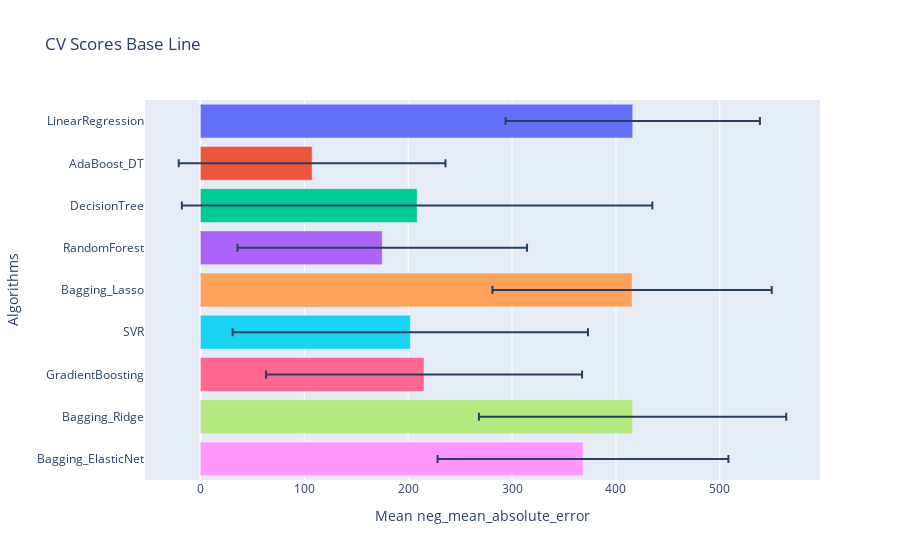

This figure's notebook cell:
### Code cell
gp.crossval_models(x_train,y_train,10,lista_estimadores,"neg_mean_absolute_error")

### Figure 1 — Plotly figure (JSON) as saved in the notebook; plotly's stock layout.template omitted (floating-point values rounded to 4 significant figures)
{"data": [{"alignmentgroup": "True", "error_x": {"array": [122.4]}, "hovertemplate": "Algorithms=%{y}<br>Mean neg_mean_absolute_error=%{x}<extra></extra>", "legendgroup": "LinearRegression", "marker": {"color": "#636efa", "pattern": {"shape": ""}}, "name": "LinearRegression", "offsetgroup": "LinearRegression", "orientation": "h", "showlegend": true, "textposition": "auto", "type": "bar", "x": [416.2], "xaxis": "x", "y": ["LinearRegression"], "yaxis": "y"}, {"alignmentgroup": "True", "error_x": {"array": [128.4]}, "hovertemplate": "Algorithms=%{y}<br>Mean neg_mean_absolute_error=%{x}<extra></extra>", "legendgroup": "AdaBoost_DT", "marker": {"color": "#EF553B", "pattern": {"shape": ""}}, "name": "AdaBoost_DT", "offsetgroup": "AdaBoost_DT", "orientation": "h", "showlegend": true, "textposition": "auto", "type": "bar", "x": [107.5], "xaxis": "x", "y": ["AdaBoost_DT"], "yaxis": "y"}, {"alignmentgroup": "True", "error_x": {"array": [226.5]}, "hovertemplate": "Algorithms=%{y}<br>Mean neg_mean_absolute_error=%{x}<extra></extra>", "legendgroup": "DecisionTree", "marker": {"color": "#00cc96", "pattern": {"shape": ""}}, "name": "DecisionTree", "offsetgroup": "DecisionTree", "orientation": "h", "showlegend": true, "textposition": "auto", "type": "bar", "x": [208.6], "xaxis": "x", "y": ["DecisionTree"], "yaxis": "y"}, {"alignmentgroup": "True", "error_x": {"array": [139.4]}, "hovertemplate": "Algorithms=%{y}<br>Mean neg_mean_absolute_error=%{x}<extra></extra>", "legendgroup": "RandomForest", "marker": {"color": "#ab63fa", "pattern": {"shape": ""}}, "name": "RandomForest", "offsetgroup": "RandomForest", "orientation": "h", "showlegend": true, "textposition": "auto", "type": "bar", "x": [175.1], "xaxis": "x", "y": ["RandomForest"], "yaxis": "y"}, {"alignmentgroup": "True", "error_x": {"array": [134.4]}, "hovertemplate": "Algorithms=%{y}<br>Mean neg_mean_absolute_error=%{x}<extra></extra>", "legendgroup": "Bagging_Lasso", "marker": {"color": "#FFA15A", "pattern": {"shape": ""}}, "name": "Bagging_Lasso", "offsetgroup": "Bagging_Lasso", "orientation": "h", "showlegend": true, "textposition": "auto", "type": "bar", "x": [415.6], "xaxis": "x", "y": ["Bagging_Lasso"], "yaxis": "y"}, {"alignmentgroup": "True", "error_x": {"array": [171.0]}, "hovertemplate": "Algorithms=%{y}<br>Mean neg_mean_absolute_error=%{x}<extra></extra>", "legendgroup": "SVR", "marker": {"color": "#19d3f3", "pattern": {"shape": ""}}, "name": "SVR", "offsetgroup": "SVR", "orientation": "h", "showlegend": true, "textposition": "auto", "type": "bar", "x": [202.1], "xaxis": "x", "y": ["SVR"], "yaxis": "y"}, {"alignmentgroup": "True", "error_x": {"array": [152.1]}, "hovertemplate": "Algorithms=%{y}<br>Mean neg_mean_absolute_error=%{x}<extra></extra>", "legendgroup": "GradientBoosting", "marker": {"color": "#FF6692", "pattern": {"shape": ""}}, "name": "GradientBoosting", "offsetgroup": "GradientBoosting", "orientation": "h", "showlegend": true, "textposition": "auto", "type": "bar", "x": [215.3], "xaxis": "x", "y": ["GradientBoosting"], "yaxis": "y"}, {"alignmentgroup": "True", "error_x": {"array": [147.9]}, "hovertemplate": "Algorithms=%{y}<br>Mean neg_mean_absolute_error=%{x}<extra></extra>", "legendgroup": "Bagging_Ridge", "marker": {"color": "#B6E880", "pattern": {"shape": ""}}, "name": "Bagging_Ridge", "offsetgroup": "Bagging_Ridge", "orientation": "h", "showlegend": true, "textposition": "auto", "type": "bar", "x": [416.0], "xaxis": "x", "y": ["Bagging_Ridge"], "yaxis": "y"}, {"alignmentgroup": "True", "error_x": {"array": [140.0]}, "hovertemplate": "Algorithms=%{y}<br>Mean neg_mean_absolute_error=%{x}<extra></extra>", "legendgroup": "Bagging_ElasticNet", "marker": {"color": "#FF97FF", "pattern": {"shape": ""}}, "name": "Bagging_ElasticNet", "offsetgroup": "Bagging_ElasticNet", "orientation": "h", "showlegend": true, "textposition": "auto", "type": "bar", "x": [368.3], "xaxis": "x", "y": ["Bagging_ElasticNet"], "yaxis": "y"}], "layout": {"barmode": "relative", "legend": {"title": {"text": "Algorithms"}, "tracegroupgap": 0}, "showlegend": false, "title": {"text": "CV Scores Base Line"}, "xaxis": {"anchor": "y", "domain": [0, 1], "title": {"text": "Mean neg_mean_absolute_error"}}, "yaxis": {"anchor": "x", "categoryarray": ["Bagging_ElasticNet", "Bagging_Ridge", "GradientBoosting", "SVR", "Bagging_Lasso", "RandomForest", "DecisionTree", "AdaBoost_DT", "LinearRegression"], "categoryorder": "array", "domain": [0, 1], "title": {"text": "Algorithms"}}}}
